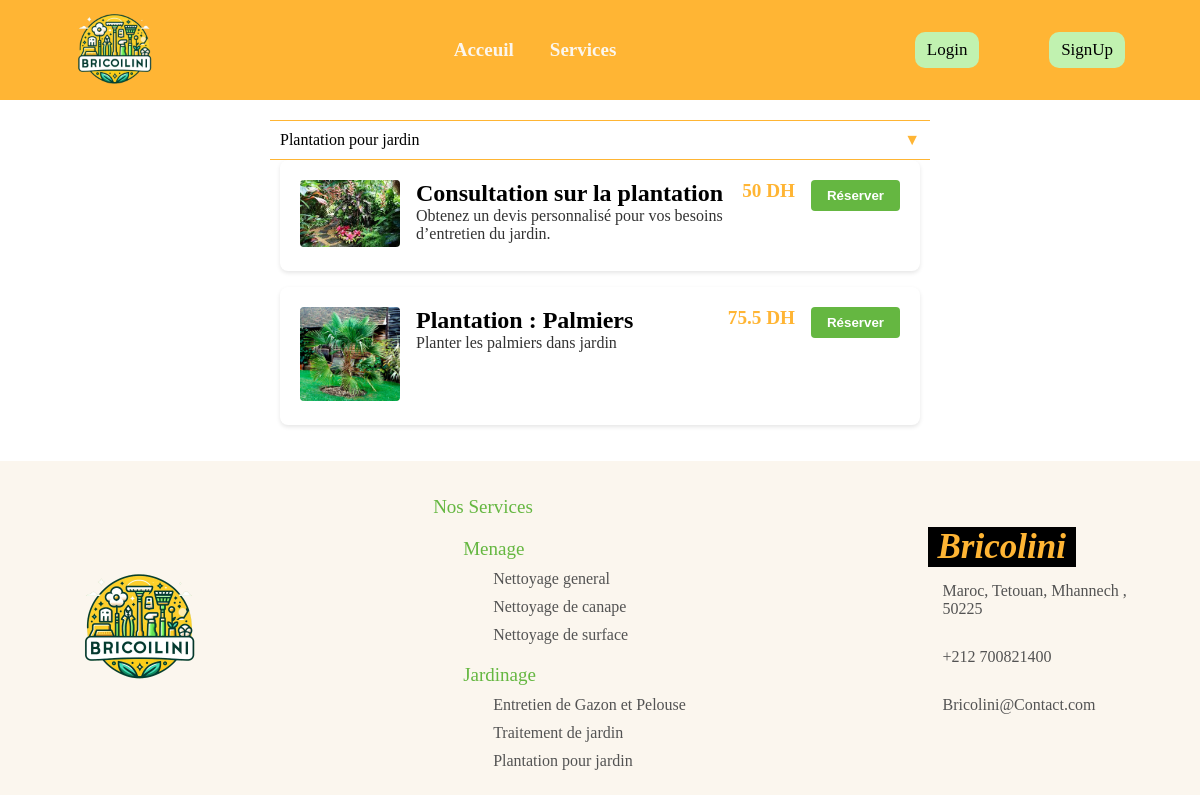
The app's page /Services/plantationjardin with its own data.
### tables this page shows
CREATE TABLE IF NOT EXISTS `services` (
  `id` int NOT NULL AUTO_INCREMENT,
  `Id_P` int DEFAULT NULL,
  `Nom` varchar(255) DEFAULT NULL,
  `Description` varchar(255) DEFAULT NULL,
  `Prix` float DEFAULT NULL,
  `Note` float DEFAULT NULL,
  `Nbr_commande` int DEFAULT NULL,
  `image` varchar(255) DEFAULT NULL,
  `categorie` varchar(50) DEFAULT NULL,
  `sousCategorie` varchar(255) DEFAULT NULL,
  PRIMARY KEY (`id`),
  KEY `Id_P` (`Id_P`)
);

### Controllers/Controller.php (called while the page is built, shortened)
<?php
abstract class Controller
{
    public function loadView(string $view, array $data = [])
    {
        extract($data);
        require_once(ROOT . 'Views/' . strtolower(get_class($this)) . '/' . $view . '.php');
    }
}

### Controllers/Services.php (called while the page is built, shortened)
<?php
class Services extends Controller
{
    public function plantationjardin()
    {
        $sousCategorie = "Plantation pour jardin";
        $Services = $this->Service->get_Offre($sousCategorie);
        $this->loadView("Plant_Jard", compact("Services"));
    }
}
?>

### Models/Service.php (called while the page is built, shortened)
<?php
class Service extends Model {
    public function __construct() {
        $this->table = "services";
    }
    public function get_Offre(String $nom){
        $sql = "SELECT * FROM " . $this->table . " WHERE sousCategorie = '" . $nom."'";
        $query = self::$instance->prepare($sql);
        $query->execute();
        return $query->fetchAll();
    }
}
?>

### Views/Services/Plant_Jard.php (the view, shortened to what this page needs)
<!DOCTYPE html>
<html lang="en">
<head>
    <link rel="stylesheet" href="http://localhost/Bricolini/Views/public/style/Style.css">
    <link rel="stylesheet" href="http://localhost/Bricolini/Views/public/style/styleoffre.css">
</head>
<body>
<?php include 'Views/Components/Nav.php'; ?>
    <section class="services-section">
    <div class="dropdown active">Plantation pour jardin</div>
    <div class="content">
    <?php foreach ($Services as $service): ?>
        <form id="form-<?= $service['id'] ?>" method="post" class="ajax-form">
            <div class="service-item">
                <div class="service-image">
                    <img src="http://<?= $_SERVER['SERVER_NAME'] ?>/Bricolini/Views/public/images/<?= $service['image'] ?>">
                </div>
                <div class="service-description">
                    <h2 class="service-title"><?= $service['Nom'] ?></h2>
                    <p><?= $service['Description'] ?></p>
                </div>
                <p class="service-price"><?= $service['Prix'] ?> DH</p>
                <button class="reserve-button">Réserver</button>
            </div>
        </form>
    <?php endforeach; ?>
        </div>
    </section>
<?php include 'Views/Components/Footer.php'; ?>
</body>
</html>

### Views/public/style/Style.css (style rules this page uses)
* { margin: 0; padding: 0; box-sizing: border-box; }
:root { --orange:#FFB534; --white:#FBF6EE; --lightGreen:#C1F2B0; --green:#65B741; --fontSmall:'Trebuchet MS'; --fontBig:'Franklin Gothic Medium'; }

### Views/public/style/styleoffre.css (style rules this page uses)
body { background-color: #FFFFFF; }
.services-section { max-width: 700px; margin: 0 auto; padding: 20px; }
.service-item { display: flex; align-items: flex-start; padding: 20px; background: #FFFFFF; border-radius: 8px; box-shadow: 0 2px 4px rgba(0, 0, 0, 0.1); margin-bottom: 16px; transition: box-shadow 0.2s; }
.service-image { margin-right: 16px; }
.service-image img { width: 100px; height: auto; border-radius: 4px; }
.service-description { flex: 1; color: #333; }
.service-price { color: #FFB534; font-weight: bold; margin-right: 16px; font-size: 1.2rem; }
.reserve-button { padding: 8px 16px; background-color: #65B741; color: white; text-align: center; border: none; border-radius: 4px; cursor: pointer; font-weight: bold; }
.dropdown { cursor: pointer; padding: 10px; border: none; background: white; text-align: left; width: 100%; border-top: 1px solid #FFB534; border-bottom: 1px solid #FFB534; }
.dropdown:after { content: '\25B2'; float: right; color: #FFB534; }
.dropdown.active:after { content: '\25BC'; }
.content { padding: 0 10px; max-height: none; overflow: hidden; transition: max-height 0.2s ease-out; background-color: #FFF; }
.service-title { color: #000; margin: 0; }

### records on screen
services: image (picture), Nom "Consultation sur la plantation", Description "Obtenez un devis personnalisé pour vos besoins d’entretien du jardin.", Prix "50"
services: image (picture), Nom "Plantation : Palmiers", Description "Planter les palmiers dans jardin", Prix "75.5"
